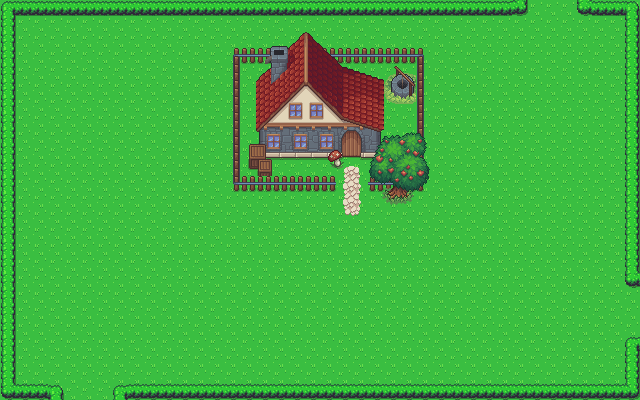

Below is a game level as drawn by its tile map, then a one-line description and the .tmx that defines it (tile-layer data replaced by summaries):
An orthogonal 40x25 tile map with 16x16 px tiles, 7 tile layers (ground, limits, fence, camino, ...), 3 tilesets and 17 objects.

<map version="1.10" tiledversion="1.11.2" orientation="orthogonal" renderorder="right-down" width="40" height="25" tilewidth="16" tileheight="16" infinite="0" nextlayerid="10" nextobjectid="33">
 <tileset firstgid="1" source="../tilesets/gfx/Overworld.tsx" />
 <tileset firstgid="1441" source="../tilesets/House/exterior.tsx" />
 <tileset firstgid="2410" source="../tilesets/House/SmokeAnimation.tsx" />
 <layer id="2" name="ground" width="40" height="25">
  <data>[1000 cells, 1000 non-empty, 1 distinct tile ids]</data>
 </layer>
 <layer id="3" name="limits" width="40" height="25">
  <data>[1000 cells, 117 non-empty, 7 distinct tile ids]</data>
 </layer>
 <layer id="5" name="fence" width="40" height="25">
  <data>[1000 cells, 38 non-empty, 8 distinct tile ids]</data>
 </layer>
 <layer id="6" name="camino" width="40" height="25">
  <data>[1000 cells, 8 non-empty, 6 distinct tile ids]</data>
 </layer>
 <layer id="4" name="house" width="40" height="25">
  <data>[1000 cells, 64 non-empty, 64 distinct tile ids]</data>
 </layer>
 <layer id="8" name="animation smoke" width="40" height="25">
  <data>[1000 cells, 1 non-empty, 1 distinct tile ids]</data>
 </layer>
 <layer id="7" name="decoration" width="40" height="25">
  <data>[1000 cells, 34 non-empty, 34 distinct tile ids]</data>
 </layer>
 <objectgroup id="9" name="collisions">
  <object id="3" x="232.5" y="48.5" width="191" height="13" />
  <object id="5" x="416" y="48.5" width="8" height="140.5" />
  <object id="6" x="234.5" y="49.5" width="5" height="140.5" />
  <object id="12" x="234" y="177" width="101" height="12" />
  <object id="13" x="249.25" y="143.5" width="23" height="32" />
  <object id="15" x="262.5" y="76.5" width="120.5" height="76" />
  <object id="16" x="387" y="73.5" width="27.5" height="25.5" />
  <object id="17" x="369.667" y="145.5" width="53.5" height="33.6667" />
  <object id="18" x="417" y="207" height="0.5" />
  <object id="23" x="0" y="0.666667" width="14" height="398.667" />
  <object id="24" x="-0.666667" y="386" width="62" height="13.3333" />
  <object id="26" x="112.667" y="384" width="526.667" height="15.3333" />
  <object id="27" x="623.333" y="336" width="16" height="63.3333" />
  <object id="28" x="623.333" y="0.666667" width="15.3333" height="287.333" />
  <object id="30" x="-1" y="-1" width="528" height="15" />
  <object id="31" x="713" y="44" />
  <object id="32" x="577" y="-1" width="58.5" height="14.5" />
 </objectgroup>
</map>
